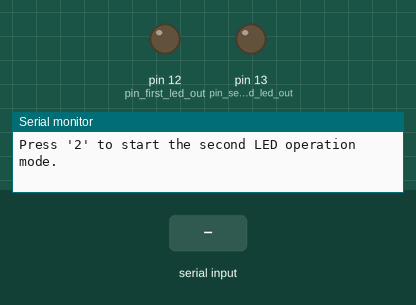
Simulated run of this sketch. Board: Arduino Uno, built with avr-gcc and run on an emulated ATmega328P. On the bench: output pins drawn as LEDs (lit = HIGH), the last lines printed to the serial monitor. Dashed ring = blinking. The inputs (shaded band) are chosen by the test bench.

Above: at 1.2 s.
1.3 s: "1" received over Serial
At 1.38 s:
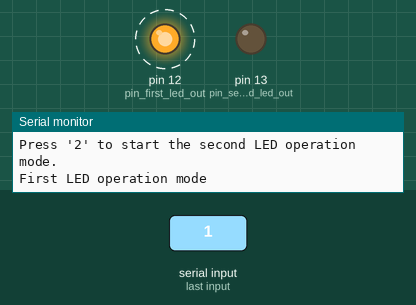
4.3 s: "2" received over Serial
At 4.37 s:
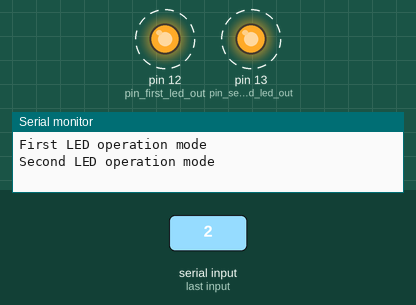
Timing chart, 0 to 8.5 s (numbered marks = the images above; inputs shaded):
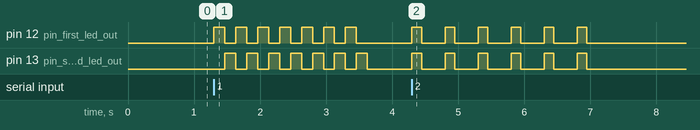

Measured:
- after the input at 1.3 s, pin 12 (pin_first_led_out): alternates HIGH for 0.17 s and LOW for 0.17 s, 14 changes in all, then stays LOW, starting at once; pin 13 (pin_second_led_out): alternates HIGH for 0.17 s and LOW for 0.17 s, 14 changes in all, then stays LOW, starting after 0.17 s
- after the input at 4.3 s, pin 12 (pin_first_led_out), pin 13 (pin_second_led_out): alternates HIGH for 0.15 s and LOW for 0.35 s, 12 changes in all, then stays LOW, starting at once

The sketch:

sketch_lab2_2.ino
```cpp
const int pin_first_led_out = 12;
const int pin_second_led_out = 13;

const float hz_for_first_mod = 3;
const float hz_for_second_mod = 2;

const int first_mod_cycle_number = 7;
const int second_mod_cycle_number = 6;

const float first_mod_duty_cycle_coefficient = 0.5;
const float second_mod_duty_cycle_coefficient = 0.3;

void setup() {
  pinMode(pin_first_led_out, OUTPUT);
  pinMode(pin_second_led_out, OUTPUT);
  Serial.begin(9600);
  Serial.println("Press '1' to start the first LED operation mode.");
  Serial.println("Press '2' to start the second LED operation mode.");
}

void loop() {
  if(Serial.available() > 0){
    int received_char = Serial.read();
    if(received_char == '1'){
      Serial.println("First LED operation mode");
      doFirstMod();
    }else if(received_char == '2'){
      Serial.println("Second LED operation mode");
      doSecondMod();
    }else{
      Serial.println("Press only 1 or 2 please.");
    }
  }
}

void doFirstMod(){
  doCycle(
    hz_for_first_mod,
    first_mod_cycle_number,
    first_mod_duty_cycle_coefficient,
    HIGH, LOW);
}

void doSecondMod(){
  doCycle(
    hz_for_second_mod,
    second_mod_cycle_number,
    second_mod_duty_cycle_coefficient,
    HIGH, HIGH);
}

void doCycle(float hz, int cycles, float duty_cycle_coefficient, int initial_state_led_1, int initial_state_led_2){
  int on_duration = (int)calculateLedOnDuration(hz, duty_cycle_coefficient);
  int off_duration = (int)calculateLedOffDuration(hz, duty_cycle_coefficient);
  for(int i = 0; i < cycles; i++ ){

    blink(initial_state_led_1,initial_state_led_2);
    delay(on_duration);
    blink(invertValue(initial_state_led_1),invertValue(initial_state_led_2));
    delay(off_duration);
  }
  offBlink();
}

void blink(int first_pin_state, int second_pin_state){
  digitalWrite(pin_first_led_out, first_pin_state);
  digitalWrite(pin_second_led_out, second_pin_state);
}

int invertValue(int value){
  if(value == HIGH){
    return LOW;
  }else if(value == LOW){
    return HIGH;
  }else{
    return -1;
  }
}

void offBlink(){
  digitalWrite(pin_first_led_out, LOW);
  digitalWrite(pin_second_led_out, LOW);
}

float calculateLedOnDuration(float hz, float duty_cycle_coefficient){
  return 1000/hz*duty_cycle_coefficient;
}

float calculateLedOffDuration(float hz, float duty_cycle_coefficient){
  return 1000/hz*(1 - duty_cycle_coefficient);
}
```
